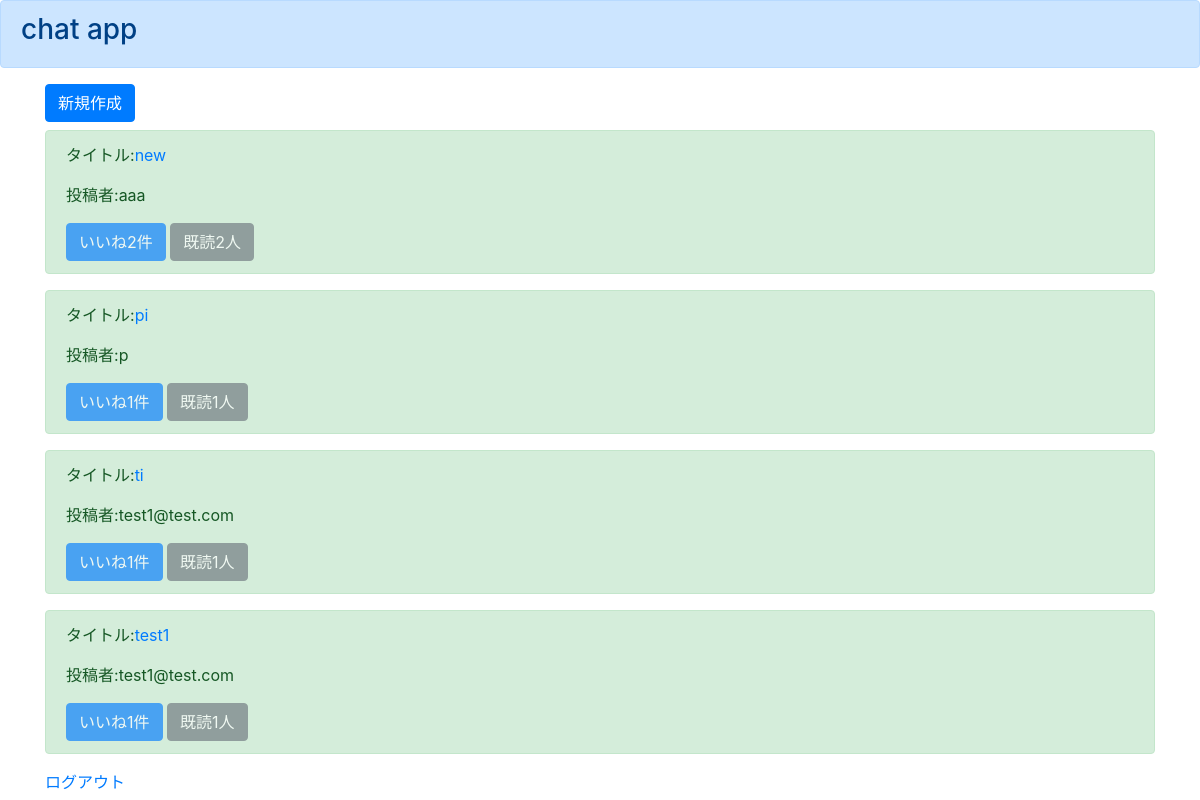
The page /list/ (signed in) on the database as committed earlier.
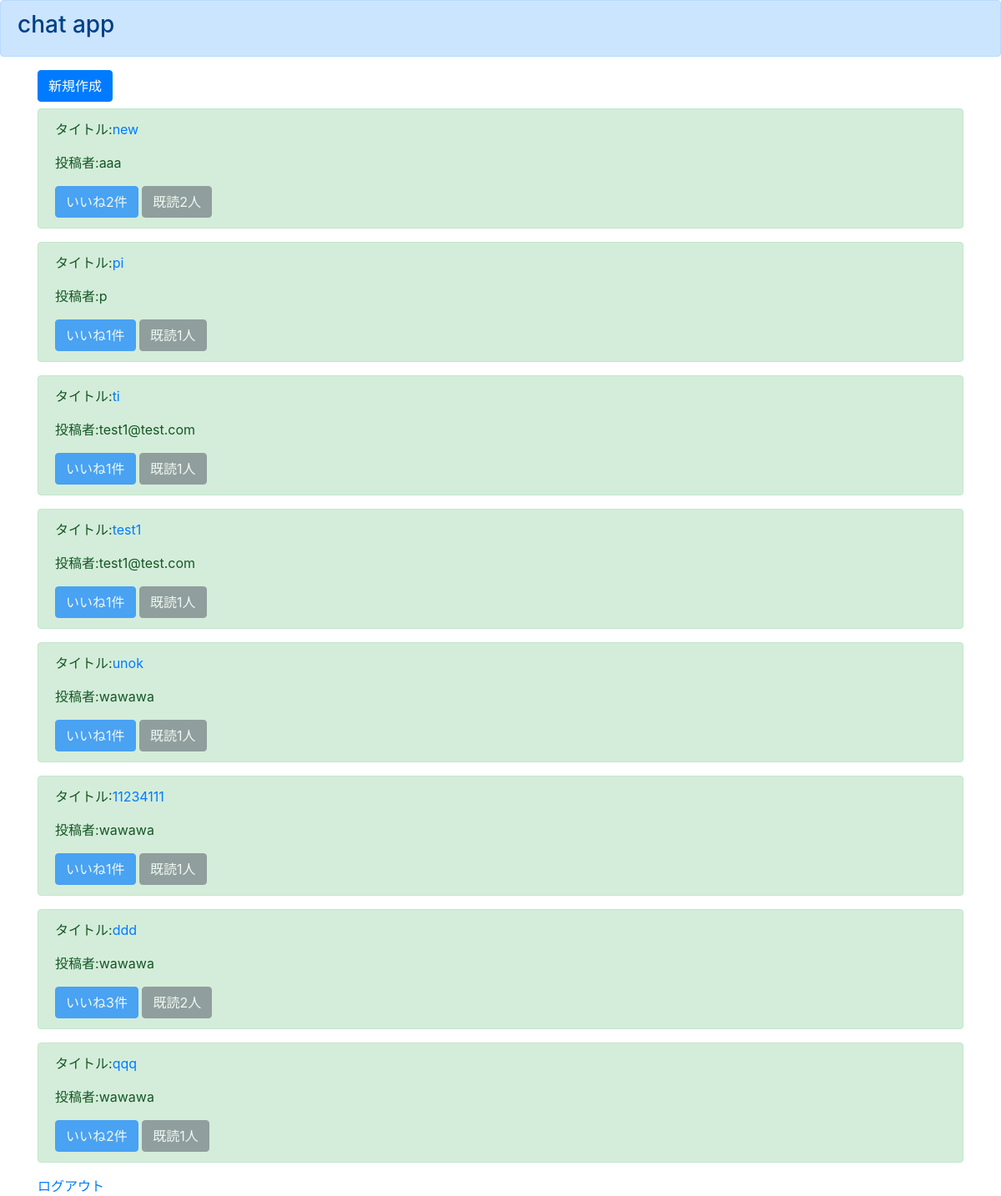
The same page on the database as committed later.
### chatapp/models.py (models this page shows)
class ChatModel(models.Model):
    title = models.CharField(max_length=100)
    content = models.TextField()
    author = models.CharField(max_length=50)
    snsimage = models.ImageField(upload_to='',null=True, blank=True)
    good = models.IntegerField(null=True, blank=True, default=0)
    read = models.IntegerField(null=True, blank=True, default=0)
    readtext = models.TextField(null=True, blank=True, default='a')

### chatapp/views.py (the view)
# urls.py: path('list/', listfunc, name='list'),
@login_required
def listfunc(request):
    object_list = ChatModel.objects.all()
    return render(request, 'list.html', {'object_list':object_list})

### templates/list.html
{% extends 'base.html' %}
{% block header %}
    <div class="alert alert-primary" role="alert">
        <h3>chat app</h3>
    </div>
{% endblock header %}
{% block content %}
    {% if user.is_authenticated %}
        <div class="container">
            <a href="/create" class="btn btn-primary mb-2" role="button" aria-pressed="true">新規作成</a>
            {% for item in object_list %}
                <div class="alert alert-success" role="alert">
                    <p>タイトル:<a href="{% url 'detail' item.pk %}">{{ item.title }}</a></p>
                    <p>投稿者:{{ item.author }}</p>
                    <a href="#" class="btn btn-primary disabled" role="button" aria-pressed="true">いいね{{item.good}}件</a>
                    <a href="#" class="btn btn-secondary disabled" role="button" aria-pressed="true">既読{{item.read}}人</a>
                </div>
            {% endfor %}
            <a href="{% url 'logout' %}">ログアウト</a>
        </div>
    {% else %}
        please login
    {% endif %}
{% endblock content %}

### templates/base.html (shortened to what this page needs)
<!doctype html>
<html lang="ja">
    <head>
        <link rel="stylesheet" href="https://cdn.jsdelivr.net/npm/bootstrap@4.5.3/dist/css/bootstrap.min.css">
    </head>
    {% block header %}
    {% endblock header %}
    {% block content %}
    {% endblock content %}
</html>

Rows that differ between the two databases and show on the page:
added ChatModel: title "unok", author "wawawa", good "1", read "1"
added ChatModel: title "11234111", author "wawawa", good "1", read "1"
added ChatModel: title "ddd", author "wawawa", good "3", read "2"
added ChatModel: title "qqq", author "wawawa", good "2", read "1"
